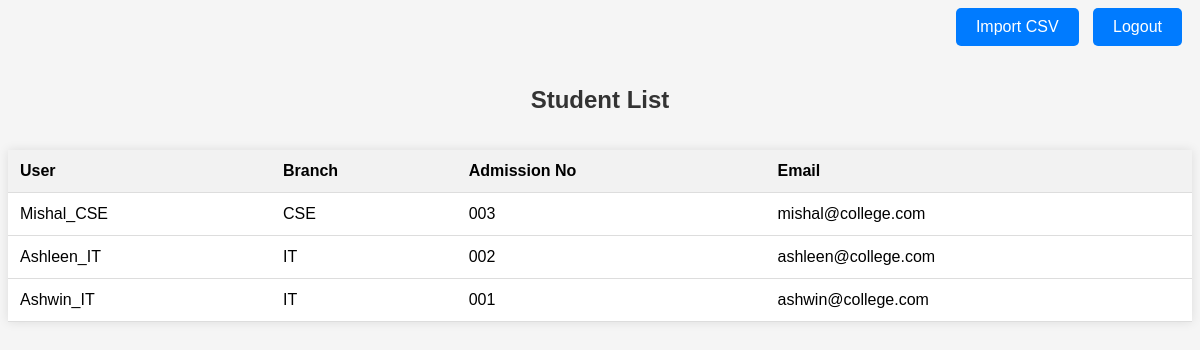
The page /csv/student-list/ on the database its author committed.
### register/models.py (models this page shows)
class Student(models.Model):
    user = models.OneToOneField(User, on_delete=models.CASCADE, null=True)
    BRANCH_CHOICES = [
        ("CSE", 'Computer Science and Engineering'),
        ('ECE', 'Electronics and Communication Engineering'),
        ('ME', 'Mechanical Engineering'),
        ('EEE', 'Electrical and Electronic Engineering'),
        ('IT', 'Information Technology'),
        ('CE', 'Civil Engineering'),
        ('AIDS', 'Artificial Intelligence and Data Science'),
        ('AEI', 'Applied Electronics & Instrumentation Engineering'),
    ]
    branch = models.CharField(max_length=4, choices=BRANCH_CHOICES, null=True, default='Unknown')
    admission_no = models.CharField(max_length=50, blank=True, null=True)
    StdEmail = models.EmailField(max_length=255)
    image = models.FileField(upload_to='student_images', blank=True, null=True)
    staff = models.ForeignKey(Staff, on_delete=models.CASCADE, related_name='students', null=True)

### student_import/views.py (the view)
# urls.py: path('student-list/', views.student_list_view, name='student_list'),
def student_list_view(request):
    students = Student.objects.all().order_by('-id')  # Order by the 'id' field in descending order
    return render(request, 'student_import/student_list.html', {'students': students})

### templates/student_import/student_list.html (shortened to what this page needs)
<!DOCTYPE html>
<html>
<head>
</head>
<body>
    <div class="button-container">
        <a href="{% url 'student_import:csv_import' %}">Import CSV</a>
        <a href="{% url 'student_import:csvlogout' %}">Logout</a>
    </div>
    <h1>Student List</h1>
    <table>
        <thead>
            <tr>
                <th>User</th>
                <th>Branch</th>
                <th>Admission No</th>
                <th>Email</th>
            </tr>
        </thead>
        <tbody>
            {% for student in students %}
            <tr>
                <td>{{ student.user }}</td>
                <td>{{ student.branch }}</td>
                <td>{{ student.admission_no }}</td>
                <td>{{ student.StdEmail }}</td>
            </tr>
            {% endfor %}
        </tbody>
    </table>
</body>
</html>

### templates/student_import/student_list.html (style rules this page uses)
body { font-family: Arial, sans-serif; background-color: #f5f5f5; }
h1 { color: #333; font-size: 24px; text-align: center; padding: 20px 0; }
table { width: 100%; border-collapse: collapse; background-color: #fff; box-shadow: 0 0 10px rgba(0, 0, 0, 0.1); margin-bottom: 20px; }
th, td { padding: 12px; text-align: left; border-bottom: 1px solid #ddd; }
th { background-color: #f2f2f2; }
.button-container { text-align: right; margin-bottom: 20px; }
.button-container a { display: inline-block; padding: 10px 20px; background-color: #007bff; color: #fff; text-decoration: none; border-radius: 5px; margin-right: 10px; }

### rows shown on the page
Student: user "Mishal_CSE", branch "CSE", admission_no "003", StdEmail "mishal@college.com"
Student: user "Ashleen_IT", branch "IT", admission_no "002", StdEmail "ashleen@college.com"
Student: user "Ashwin_IT", branch "IT", admission_no "001", StdEmail "ashwin@college.com"
